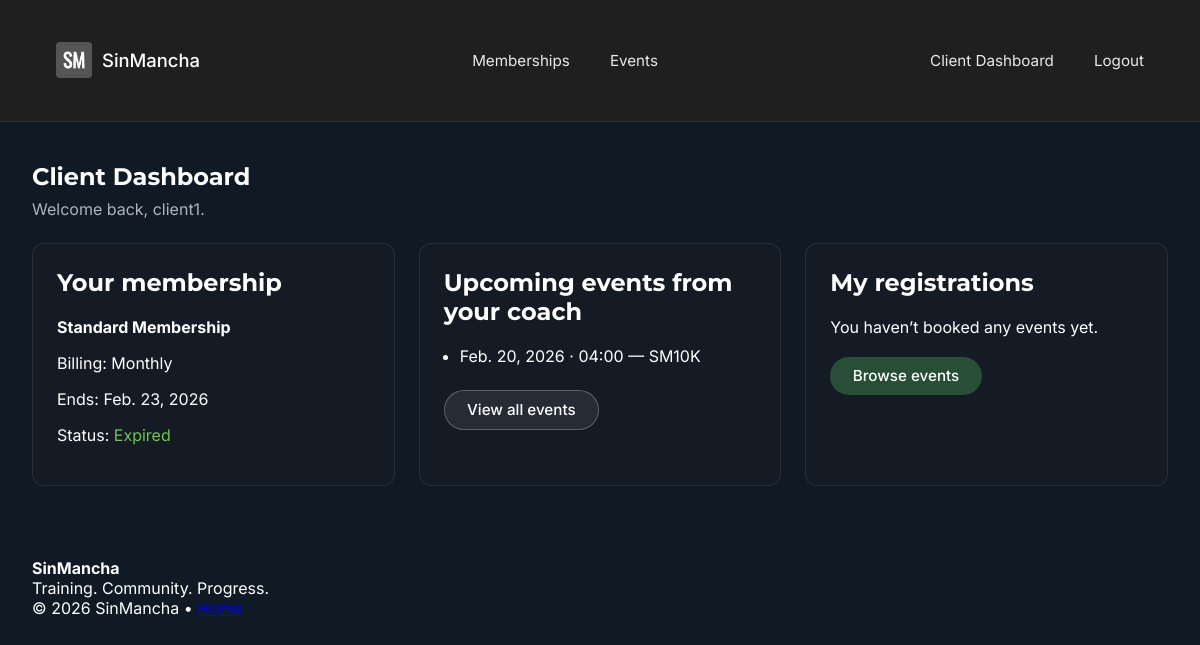
/client/dashboard/ (signed in), run on an earlier commit of the app's database.
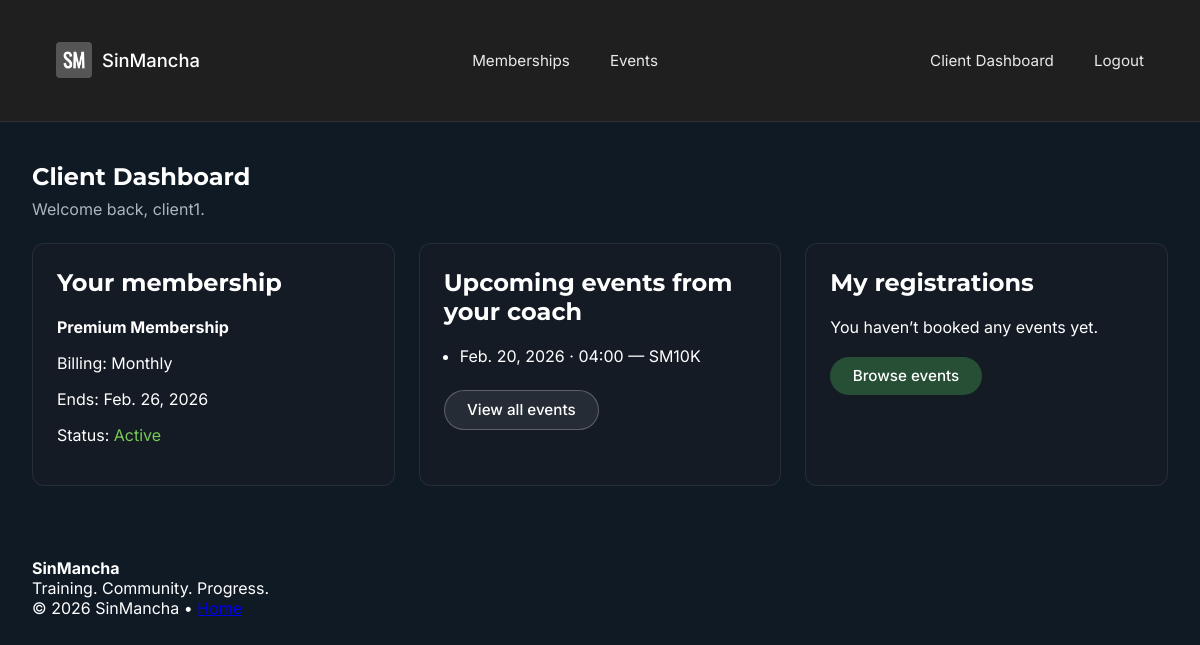
And on a later commit of the database.
### club/models.py (models this page shows, shortened)
class Membership(models.Model):
    STATUS_CHOICES = [
        ("active", "Active"),
        ("expired", "Expired"),
        ("cancelled", "Cancelled"),
    ]
    user = models.ForeignKey(
        settings.AUTH_USER_MODEL,
        on_delete=models.CASCADE,
        related_name="client_memberships",
    )
    plan = models.ForeignKey(
        MembershipPlan,
        on_delete=models.PROTECT,
        related_name="memberships",
    )
    start_date = models.DateField()
    end_date = models.DateField(blank=True, null=True)
    status = models.CharField(
        max_length=10,
        choices=STATUS_CHOICES,
        default="active",
    )
    auto_renew = models.BooleanField(default=False)
    class Meta:
        ordering = ["-end_date"]
    @property
    def is_active(self):
        today = timezone.now().date()
        return self.status == "active" and self.end_date and self.end_date >= today

class MembershipPlan(models.Model):
    trainer = models.ForeignKey(
        TrainerProfile,
        on_delete=models.CASCADE,
        related_name="plans",
        null=True,
        blank=True,
    )
    name = models.CharField(max_length=100)
    description = models.TextField(blank=True)
    price = models.DecimalField(max_digits=8, decimal_places=2)
    BILLING_INTERVAL_CHOICES = [
        ('monthly', 'Monthly'),
        ('yearly', 'Yearly'),
    ]
    billing_interval = models.CharField(
        max_length=10,
        choices=BILLING_INTERVAL_CHOICES,
        default='monthly',
    )
    is_active = models.BooleanField(default=True)
    class Meta:
        ordering = ["trainer", "name"]

### club/views.py (the view)
# urls.py: path("client/dashboard/", views.client_dashboard, name="client_dashboard"),
@login_required
def client_dashboard(request):
    if not hasattr(request.user, "client_profile"):
        messages.error(request, "You need a client profile.")
        return redirect("home")
    profile = request.user.client_profile
    events = Event.objects.filter(
        trainer=profile.primary_trainer,
        date__gte=timezone.now().date(),
        is_cancelled=False,
    )
    registrations = EventRegistration.objects.filter(
        user=request.user
    ).select_related("event")
    return render(
        request,
        "client/dashboard.html",
        {
            "membership": profile.active_membership,
            "upcoming_events": events[:5],
            "my_registrations": registrations,
        },
    )

### club/models.py (called while the page is built)
    @property
    def active_membership(self):
        today = timezone.now().date()
        return (Membership.objects
                .filter(user=self.user, start_date__lte=today, end_date__gte=today)
                .select_related("plan")
                .order_by("-end_date")
                .first())

### templates/client/dashboard.html (shortened to what this page needs)
{% extends "base.html" %}
{% block content %}
<section class="page-header">
  <h1>Client Dashboard</h1>
  <p>Welcome back, {{ request.user.first_name|default:request.user.username }}.</p>
</section>
<section class="dashboard-grid">
  <div class="card">
    <h2>Your membership</h2>
    {% if membership %}
      <p><strong>{{ membership.plan.name }}</strong></p>
      <p>Billing: {{ membership.plan.get_billing_interval_display }}</p>
      <p>Ends: {{ membership.end_date }}</p>
      <p>Status:
        {% if membership.is_active %}
          <span class="membership-active">Active</span>
        {% else %}
          <span class="membership-expired">Expired</span>
        {% endif %}
      </p>
    {% else %}
      <p>You don’t have an active membership.</p>
      <a href="{% url 'membership_plans' %}" class="btn btn-primary">View plans</a>
    {% endif %}
  </div>
  <div class="card">
    <h2>Upcoming events from your coach</h2>
    {% if upcoming_events %}
      <ul style="padding-left:1rem;">
        {% for event in upcoming_events %}
          <li>
            {{ event.date }} · {{ event.start_time|time:"H:i" }} — {{ event.title }}
          </li>
        {% endfor %}
      </ul>
      <a href="{% url 'events' %}" class="btn btn-secondary" style="margin-top:0.5rem;">View all events</a>
    {% else %}
      <p>No upcoming events for your coach yet.</p>
    {% endif %}
  </div>
  <div class="card">
    <h2>My registrations</h2>
    {% if my_registrations %}
      <ul style="padding-left:1rem;">
        {% for reg in my_registrations|slice:":5" %}
          <li>
            {{ reg.event.date }} – {{ reg.event.title }}
            ({{ reg.get_status_display }})
          </li>
        {% endfor %}
      </ul>
      <a href="{% url 'my_events' %}" class="btn btn-secondary" style="margin-top:0.5rem;">View all</a>
    {% else %}
      <p>You haven’t booked any events yet.</p>
      <a href="{% url 'events' %}" class="btn btn-primary">Browse events</a>
    {% endif %}
  </div>
</section>
{% endblock %}

What changed in the data, as far as the page shows it:
no longer on this page (row unchanged): Membership: plan.name "Standard Membership", plan.billing_interval "Monthly", end_date "Feb. 23, 2026"
added Membership: plan.name "Premium Membership", plan.billing_interval "Monthly", end_date "Feb. 26, 2026"
Also different on the page:
text no longer shown: "Expired"
text now shown: "Active"
